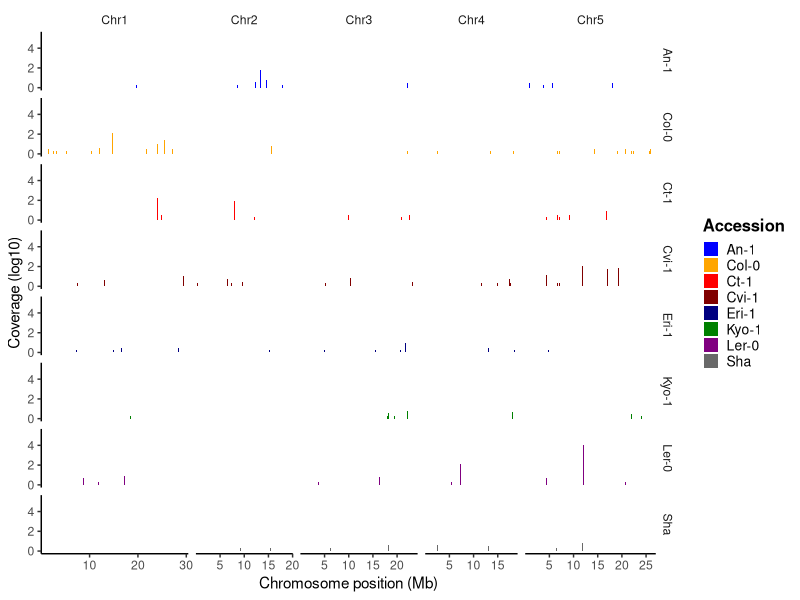

Here is the R script that generated this plot:
## ---- chunk 1
# Load necessary R packages
library(ggplot2)  
library(ggrepel)

# Set the working directory
setwd("/Users/lfeng/Library/CloudStorage/OneDrive-NorwichBioScienceInstitutes/01.projects/01.PPRsiRNA/02.ath8acc/script/02.Fig.2c/")

# Process data
data <- read.delim2("Count_of_sRNA.txt", sep = " ", header = FALSE, stringsAsFactors = FALSE)
data <- data[, !is.na(data[1, ])]  
names(data) <- c("Start", "Count", "Strand", "Chr", "Acc")  
data$Count <- abs(as.numeric(data$Count))  
data$Strand <- "plus" 

# Define accession order
data <- within(data, Acc <- factor(Acc, levels = c("An-1", "Col-0", "Ct-1", "Cvi-1", "Eri-1", "Kyo-1", "Ler-0", "Sha")))
with(data, levels(Acc))

# Filter out specific chromosomes
data <- data[!data$Chr %in% c("Chr6", "Chr7"), ]
data$Start <- as.numeric(data$Start) / 1000
data$Count <- abs(log10(as.numeric(data$Count)))

# Process chromosome ID
cdata <- read.delim2("Chr_list.txt", sep = "\t", header = TRUE, stringsAsFactors = FALSE)
for (i in 1:nrow(cdata)) {
  clist <- unique(as.character(cdata[i, ]))
  clist <- sapply(clist, function(x) {
    return(gsub(" ", "", x))
  })
  data$Chr[data$Chr %in% clist] <- gsub(" ", "", cdata[i, 1])
}

# Visualize the coverage of coding-transcript derived sRNAs
p <- ggplot(data, aes(x = data$Start, y = data$Count)) +
        facet_grid(Acc ~ Chr, scales = "free_x", space = "free_x") +
        geom_bar(aes(fill = Acc), stat = "identity") +
        scale_fill_manual(name = "Accession",
            values = c("An-1" = "#0000FF","Col-0" = "#FFA500","Ct-1" = "#FF0000","Cvi-1" = "#800000",
                       "Eri-1" = "#000080","Kyo-1" = "#008000","Ler-0" = "#800080","Sha" = "#696969"),
            guide = guide_legend(keywidth = 0.8, keyheight = 0.8, order = 4)
        ) +
        scale_x_continuous(expand = c(0, 0)) +
        theme(axis.text.x = element_text(size = 15, colour = "black"),
              axis.text.y = element_text(size = 15, colour = "black")) +
        xlab("Chromosome position (Mb)") +
        ylab("Coverage (log10)") +
        theme_classic() +
        theme(strip.background = element_rect(colour = "white", fill = "white")) +
        theme(legend.background = element_rect(fill = NA),
              legend.title = element_text(size = 12, face = "bold"),
              legend.text = element_text(size = 10, face = "plain"),
        )

ggsave(filename = "Coverage_of_sRNA.pdf", plot = p, height = 4, width = 12)

